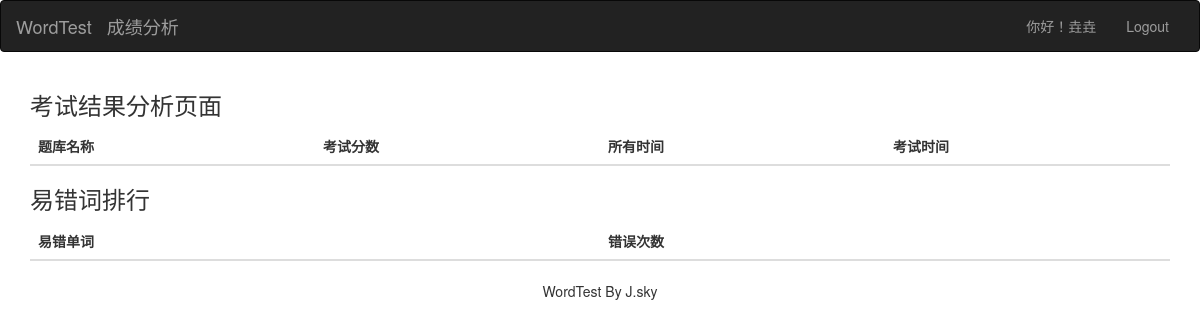
The page /score (signed in) on the database as committed earlier.
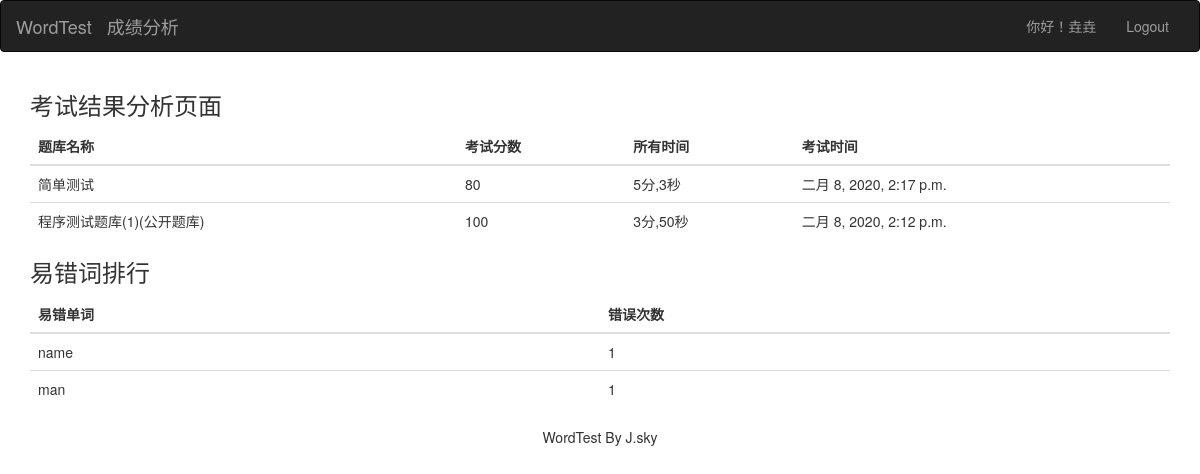
The same page on the database as committed later.
### app/models.py (models this page shows, shortened)
class Questionbank(models.Model):
    name = models.CharField(max_length=99, verbose_name='题库名称', null=False, unique=True)
    detail = models.CharField(max_length=100, verbose_name='题库介绍', default='')
    words = models.ManyToManyField(Word, verbose_name='题库内容')
    isopen = models.CharField(max_length=2, choices=(("0", "私有"), ("1", "公开")), default="1", verbose_name="题库是否公开")
    q_user = models.ForeignKey(UserProfile, on_delete=models.CASCADE, verbose_name='题库创建即拥有者', null=True, blank=True,
                               related_name='q_user')
    q_create_time = models.DateTimeField(verbose_name='创建时间', auto_now_add=True)
    q_update_time = models.DateTimeField(verbose_name='更新时间', auto_now=True)
    class Meta:
        verbose_name = '题库表'
        verbose_name_plural = verbose_name

class Examination_results(models.Model):
    questionbank = models.ForeignKey(Questionbank, on_delete=models.CASCADE, verbose_name='考试题库', null=True, blank=True)
    score = models.IntegerField(verbose_name='考试得分', null=False)
    qbtime = models.IntegerField(verbose_name='考试所用时间（秒）', null=False)
    e_create_time = models.DateTimeField(verbose_name='本次考试时间', auto_now_add=True)
    e_user = models.ForeignKey(UserProfile, on_delete=models.CASCADE, verbose_name='考试者', null=True, blank=True)
    class Meta:
        verbose_name = '考试结果'
        verbose_name_plural = verbose_name

class Word(models.Model):
    word = models.CharField(max_length=99, verbose_name='单词及语句', null=False, unique=True)
    ch_meaning = models.TextField(verbose_name='词语汉意', null=False, )
    word_tag = models.CharField(max_length=50, verbose_name='标签', default='', null=True, blank=True, )
    word_image = models.ImageField(upload_to="image/user/%Y/%m", default="image/default.png", max_length=100,
                                   verbose_name="单词配图")
    istype = models.CharField(max_length=10, choices=(("0", "语句"), ("1", "单词")), default="1", verbose_name="类型选择")
    word_user = models.ForeignKey(UserProfile, on_delete=models.CASCADE, verbose_name=u'数据录入者', null=True, blank=True)
    word_create_time = models.DateTimeField(verbose_name='创建时间', auto_now_add=True)
    word_update_time = models.DateTimeField(verbose_name='更新时间', auto_now=True)
    categorys = models.ManyToManyField(Category,verbose_name='单词分类')
    class Meta:
        verbose_name = '单词表'
        verbose_name_plural = verbose_name

### app/views.py (the view)
# urls.py: path('score', views.score, name='score'),
def score(request):
    es = Examination_results.objects.filter(e_user=request.user).order_by('-e_create_time')[:8]
    ers = []
    for e in es:
        ers.append((e.questionbank.name,e.score,rttime(e.qbtime),e.e_create_time))
    ans = Answer_record.objects.filter(ar_user=request.user,isTrue=0)
    ars = []
    for a in ans:
        ars.append((a.word.word,a.answer,a.er.questionbank.name))
    errs = rtars(ars)[:8]
    ers1 = []
    for e in errs:
        w = Word.objects.filter(word=e)
        k = Answer_record.objects.filter(ar_user=request.user, isTrue=0, word=w[:1]).count()
        ers1.append((e,k))
    return  render(request,'app/score.html',{'ers':ers,
                                             'ars':ars,
                                             'ers1':ers1
                                             })

### app/utils.py (called while the page is built)
def rtars(ls):
    a =[]
    for i in ls:
        a.append(i[0])
    L = []
    for i in a:
        L.append(a.count(i))
    L = list(set(L))
    L.sort(reverse=True)
    num1 = []
    for m in L:
        for n in a:
            if m == a.count(n):
                num1.append(n)
    num2 = []
    for i in num1:
        if i not in num2:
            num2.append(i)
    return num2

def rttime(s):
    if not s//60:
        return '{:.0f}秒'.format( s % 60)
    else:
        return '{:.0f}分,{:.0f}秒'.format(s // 60, s % 60)

### templates/app/score.html (shortened to what this page needs)
{% extends 'base.html' %}
{% load staticfiles %}
{% block page %}
<div class="container">
	<div class="row clearfix">
		<div class="col-md-12 column">
			<h3>
				考试结果分析页面
			</h3>
			<table class="table">
				<thead>
					<tr>
						<th>
							题库名称
						</th>
						<th>
							考试分数
						</th>
						<th>
							所有时间
						</th>
						<th>
							考试时间
						</th>
					</tr>
				</thead>
				<tbody>
                {% for e in ers %}
                    <tr>
						<td>
							{{ e.0 }}
						</td>
						<td>
							{{ e.1 }}
						</td>
						<td>
							{{ e.2 }}
						</td>
						<td>
							{{ e.3  }}
						</td>
					</tr>
                {% endfor %}
				</tbody>
			</table>
 			<h3>
				易错词排行
			</h3>
			<table class="table">
				<thead>
					<tr>
						<th>
							易错单词
						</th>
						<th>
							错误次数
						</th>
					</tr>
				</thead>
				<tbody>
                {% for e in ers1 %}
                    <tr>
						<td>
							{{ e.0 }}
						</td>
						<td>
							{{ e.1 }}
						</td>
					</tr>
                {% endfor %}
				</tbody>
			</table>
		</div>
	</div>
</div>
{% endblock %}

Rows that differ between the two databases and show on the page:
added Questionbank: name "简单测试"
added Examination_results: e_create_time "二月 8, 2020, 2:17 p.m."
now on this page (row unchanged): Questionbank: name "程序测试题库(1)(公开题库)"
added Examination_results: e_create_time "二月 8, 2020, 2:12 p.m."
now on this page (row unchanged): Word: word "name"
now on this page (row edited): Word: word "man"
Other text that changed with them:
new list line: "80 5分,3秒"
new list line: "100 3分,50秒"
new list line: "1"
